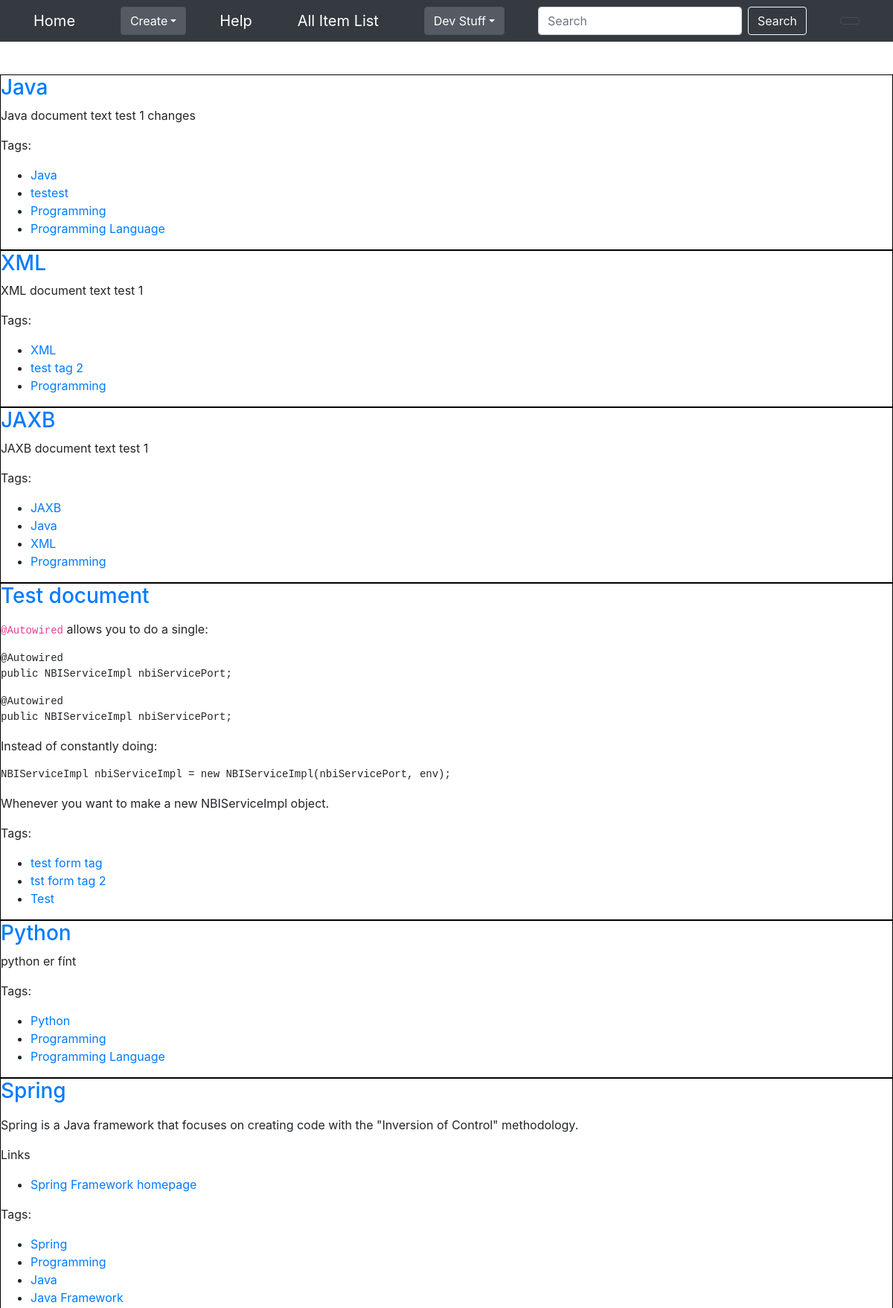
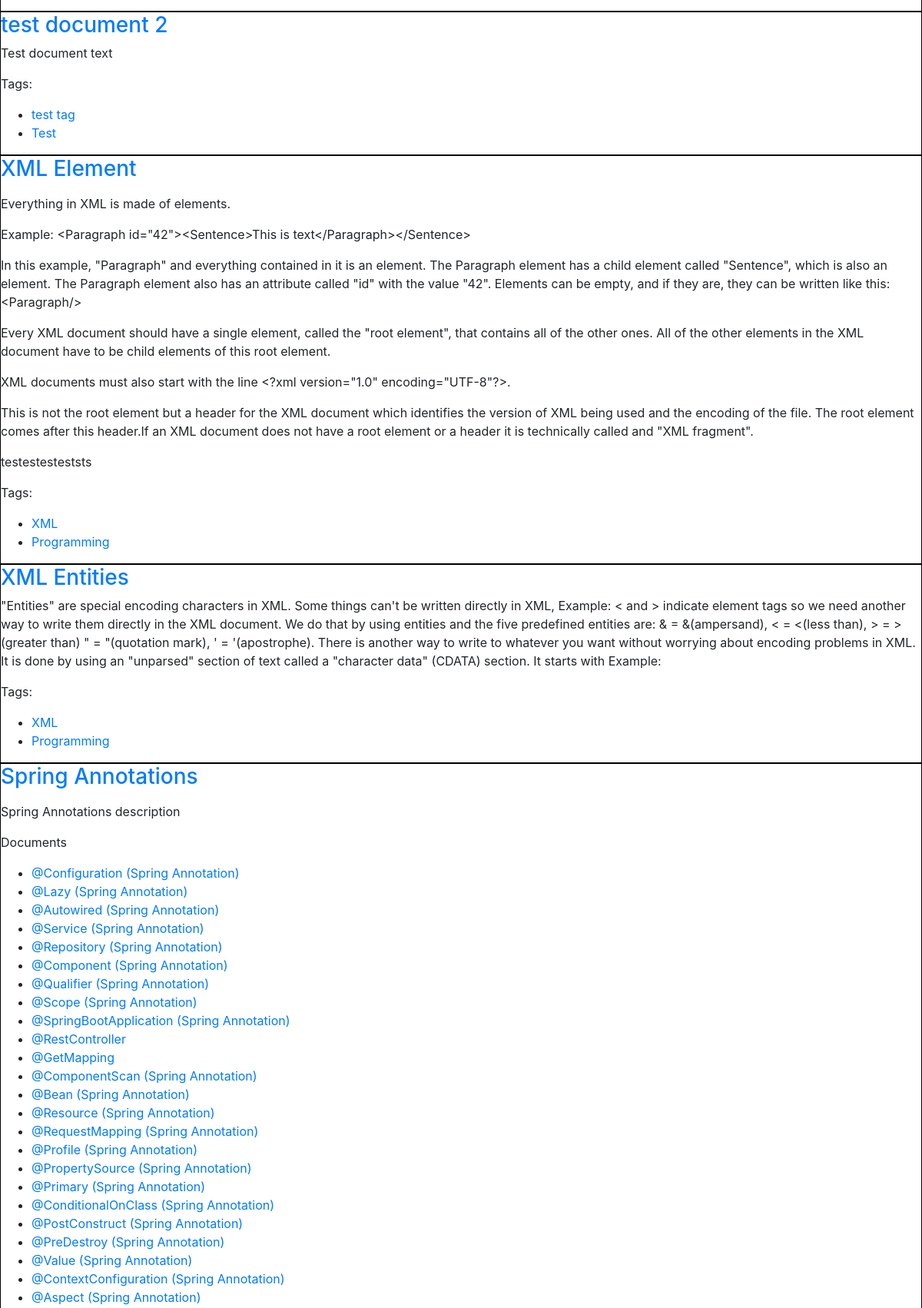
The page /notesfromxml/displaydocs/ (upper part) on the database its author committed (2 pictures, top to bottom).
### notesfromxml/models.py (models this page shows, shortened)
class Document(models.Model):
    document_name = models.TextField()
    document_text = models.TextField()
    document_image = models.ImageField(blank=True)  # This allows only 1 image for each document.
    def get_parsed_text(self):
        from .services import parser
        return parser.parser_main(self.document_text)

class Tagmap(models.Model):
    tag = models.ForeignKey(
        'Tag',
        on_delete=models.CASCADE
    )
    document = models.ForeignKey(
        'Document',
        on_delete=models.CASCADE
    )

class Tag(models.Model):
    tag_name = models.TextField()

### notesfromxml/views.py (the view)
# urls.py: path('displaydocs/', views.display_docs, name='display_docs'),
def display_docs(request):
    return render(request, 'notesfromxml/display-all-docs.html', {'documents': Document.objects.all()})

### notesfromxml/services/parser.py (called while the page is built)
def parser_main(parsed_text):
    parsed_text = hyperlink_parser(parsed_text)
    parsed_text = java_code_parser(parsed_text)
    parsed_text = image_insert_parser(parsed_text)
    parsed_text = links_to_table_parser(parsed_text)
    parsed_text = tagged_docs_to_list_parser(parsed_text)
    return parsed_text

def java_code_parser(parsed_text):
    pattern = re.compile(r'\[java\[\[(.*?)\]\]\]', re.DOTALL)
    matches = re.finditer(pattern, parsed_text)
    if matches is not None:
        for match in matches:
            output_with_brackets = match.group()
            output_without_brackets = re.search(pattern, parsed_text).group(1).strip()
            output_with_html = '<pre><code class="language-java" data-lang="java">' + output_without_brackets \
                               + '</code></pre>'
            parsed_text = parsed_text.replace(output_with_brackets, output_with_html)
    return parsed_text

### notesfromxml/templates/notesfromxml/display-all-docs.html (shortened to what this page needs)
{% extends 'notesfromxml/base.html' %}
{% load static %}
{% block head_css_page %}
    <link href="{% static 'notesfromxml/css/display-all-docs.css' %}" rel="stylesheet" media="screen">
{% endblock head_css_page %}
{% block content %}
    {% if documents %}
        {% include 'notesfromxml/snippets/display-docs.html' %}
    {% else %}
        <p>No documents found in the database.</p>
    {% endif %}
{% endblock content %}

### notesfromxml/templates/notesfromxml/snippets/display-docs.html
{% for doc in documents %}
    <div class="document_wrapper">
        <h3><a href="{% url 'notesfromxml:display_doc' doc.document_name %}">{{ doc.document_name }}</a></h3>
        <p>{{ doc.get_parsed_text| safe }}</p>
        <div class="tabContainer">
        <p>Tags:</p>
            <ul>
                {% for mapset in doc.tagmap_set.all %}
                    <li><a href="{% url 'notesfromxml:display_tag' mapset.tag.tag_name %}">{{ mapset.tag.tag_name }}</a></li>
                {% endfor %}
            </ul>
        </div>
    </div>
{% endfor %}

### notesfromxml/static/notesfromxml/css/display-all-docs.css (style rules this page uses)
.document_wrapper { border: 1px solid black; }

### rows shown on the page
Document: document_name "Java", get_parsed_text "Java document text test 1 changes"
Tagmap: tag.tag_name "Java"
Tagmap: tag.tag_name "testest"
Tagmap: tag.tag_name "Programming"
Tagmap: tag.tag_name "Programming Language"
Document: document_name "XML", get_parsed_text "XML document text test 1"
Tagmap: tag.tag_name "XML"
Tagmap: tag.tag_name "test tag 2"
Tagmap: tag.tag_name "Programming"
Document: document_name "JAXB", get_parsed_text "JAXB document text test 1"
Tagmap: tag.tag_name "JAXB"
Tagmap: tag.tag_name "Java"
Tagmap: tag.tag_name "XML"
Tagmap: tag.tag_name "Programming"
Document: document_name "Test document", get_parsed_text "@Autowired allows you to do a single: @Autowired public NBIServiceImpl nbiServicePort; @Autowired public NBIServiceImpl nbiServicePort; Instead of constantly doing: NBIServiceImpl nbiServiceImpl = new NBIServiceImpl(nbiServicePort, env); Whenever you want to make a new NBIServiceImpl object."
Tagmap: tag.tag_name "test form tag"
Tagmap: tag.tag_name "tst form tag 2"
Tagmap: tag.tag_name "Test"
Document: document_name "Python", get_parsed_text "python er fínt"
Tagmap: tag.tag_name "Python"
Tagmap: tag.tag_name "Programming"
Tagmap: tag.tag_name "Programming Language"
Document: document_name "Spring", get_parsed_text "Spring is a Java framework that focuses on creating code with the \"Inversion of Control\" methodology. Links Spring Framework homepage"
Tagmap: tag.tag_name "Spring"
Tagmap: tag.tag_name "Programming"
Tagmap: tag.tag_name "Java"
Tagmap: tag.tag_name "Java Framework"
Document: document_name "test document 2", get_parsed_text "Test document text"
Tagmap: tag.tag_name "test tag"
Tagmap: tag.tag_name "Test"
Document: document_name "XML Element", get_parsed_text "Everything in XML is made of elements. Example: <Paragraph id=\"42\"><Sentence>This is text</Paragraph></Sentence> In this example, \"Paragraph\" and everything contained in it is an element. The Paragraph element has a child element called \"Sentence\", which is also an element. The Paragraph element also has an attribute called \"id\" with the value \"42\". Elements can be empty, and if they are, they can be written like this: <Paragraph/> Every XML document should have a single element, called the \"root element\", that contains all of the other ones. All of the other elements in the XML document have to be child elements of this root element. XML documents must also start with the line <?xml…"
Tagmap: tag.tag_name "XML"
Tagmap: tag.tag_name "Programming"
Document: document_name "XML Entities", get_parsed_text "\"Entities\" are special encoding characters in XML. Some things can't be written directly in XML, Example: < and > indicate element tags so we need another way to write them directly in the XML document. We do that by using entities and the five predefined entities are: & = &(ampersand), < = <(less than), > = >(greater than) \" = \"(quotation mark), ' = '(apostrophe). There is another way to write to whatever you want without worrying about encoding problems in XML. It is done by using an \"unparsed\" section of text called a \"character data\" (CDATA) section. It starts with Example:"
Tagmap: tag.tag_name "XML"
Tagmap: tag.tag_name "Programming"
Document: document_name "Spring Annotations", get_parsed_text "Spring Annotations description Documents @Configuration (Spring Annotation) @Lazy (Spring Annotation) @Autowired (Spring Annotation) @Service (Spring Annotation) @Repository (Spring Annotation) @Component (Spring Annotation) @Qualifier (Spring Annotation) @Scope (Spring Annotation) @SpringBootApplication (Spring Annotation) @RestController @GetMapping @ComponentScan (Spring Annotation) @Bean (Spring Annotation) @Resource (Spring Annotation) @RequestMapping (Spring Annotation) @Profile (Spring Annotation) @PropertySource (Spring Annotation) @Primary (Spring Annotation) @ConditionalOnClass (Spring Annotation) @PostConstruct (Spring Annotation) @PreDestroy (Spring Annotation) @Value (Spring…"
